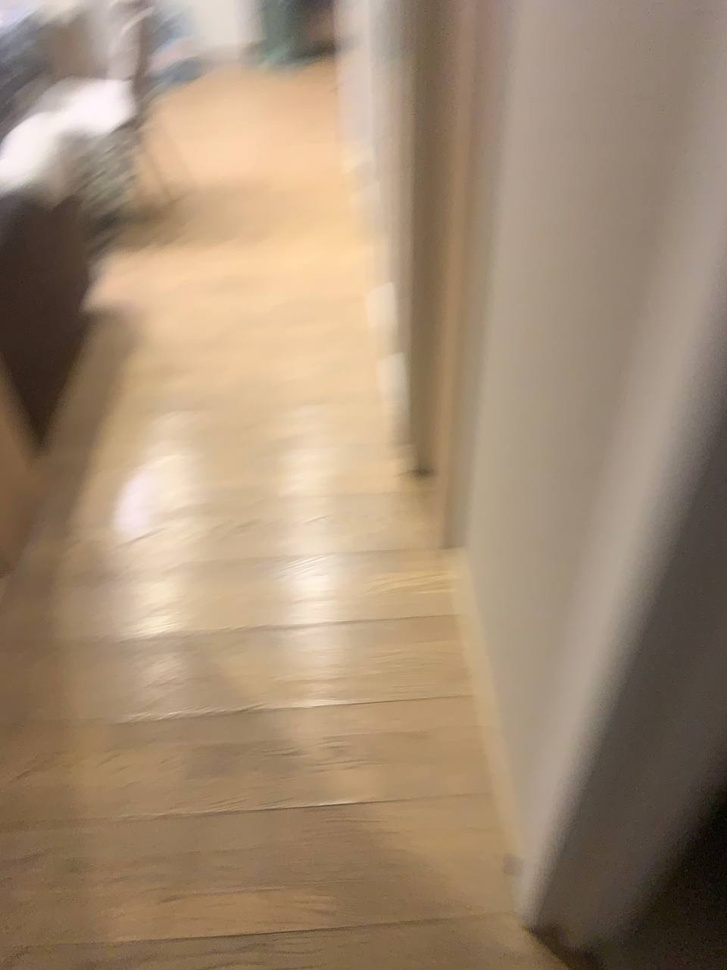
#> input picture photos/images/photo_2024-01-18_17-46-10.jpg, 727 x 970 px, shrunk from 960 x 1280 before the run; its folder holds 4 pictures in this run
$ python _.py
#> lines starting #> are read from the running program, lines starting #| are printed output that depends on the picture
import os, sys

from PIL import Image, ImageEnhance, ImageFilter
import os

os.chdir('../')
path = 'photos//images'
pathOut = 'photos//edited_images'
for filename in os.listdir(path):

    img = Image.open(f"{path}/{filename}")
#> img is the input picture: PIL image 727x970 RGB; mean R, G, B 162, 139.6, 115.8
    edit = img.filter(ImageFilter.SHARPEN).convert("L")
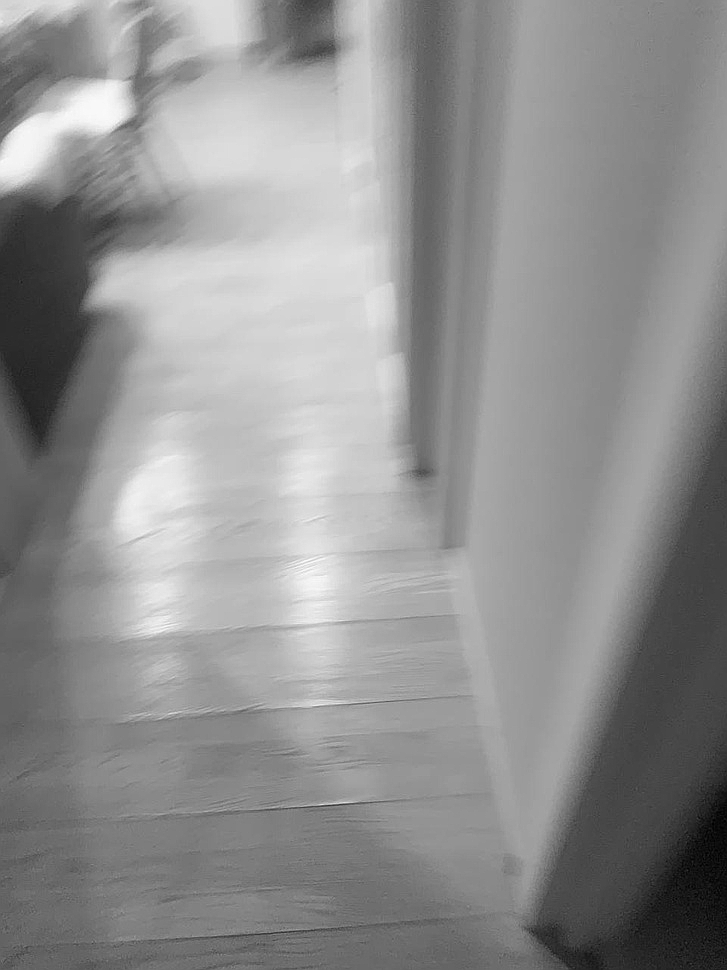
#> edit: PIL image 727x970 L; min 0, max 254, mean 143.7
    clean_name = os.path.splitext(filename)[0]
    edit.save(f'{pathOut}/{clean_name}_edited.jpg')
